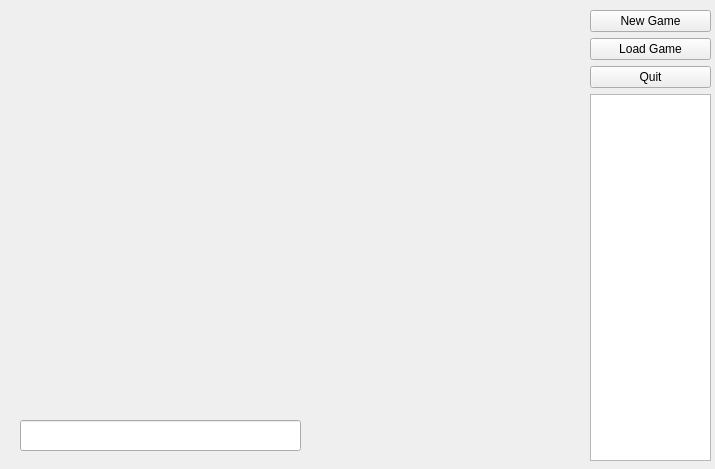
<?xml version="1.0" encoding="UTF-8"?>
<ui version="4.0">
 <class>MainWindowSample</class>
 <widget class="QWidget" name="MainWindowSample">
  <property name="geometry">
   <rect>
    <x>0</x>
    <y>0</y>
    <width>715</width>
    <height>469</height>
   </rect>
  </property>
  <property name="windowTitle">
   <string>Form</string>
  </property>
  <widget class="QWidget" name="layoutWidget">
   <property name="geometry">
    <rect>
     <x>590</x>
     <y>10</y>
     <width>121</width>
     <height>451</height>
    </rect>
   </property>
   <layout class="QVBoxLayout" name="verticalLayout">
    <item>
     <widget class="QPushButton" name="newGameButton">
      <property name="text">
       <string>New Game</string>
      </property>
     </widget>
    </item>
    <item>
     <widget class="QPushButton" name="loadGameButton">
      <property name="text">
       <string>Load Game</string>
      </property>
     </widget>
    </item>
    <item>
     <widget class="QPushButton" name="quitGameButton">
      <property name="text">
       <string>Quit</string>
      </property>
     </widget>
    </item>
    <item>
     <widget class="QTextBrowser" name="textBrowser"/>
    </item>
   </layout>
  </widget>
  <widget class="QLineEdit" name="lineEdit">
   <property name="geometry">
    <rect>
     <x>20</x>
     <y>420</y>
     <width>281</width>
     <height>31</height>
    </rect>
   </property>
  </widget>
 </widget>
 <resources/>
 <connections/>
</ui>
